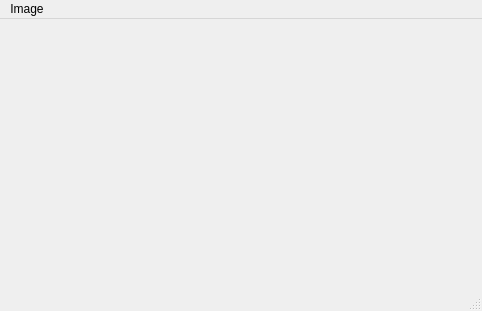
<?xml version="1.0" encoding="UTF-8"?>
<ui version="4.0">
 <class>graphicsForm</class>
 <widget class="QMainWindow" name="graphicsForm">
  <property name="windowModality">
   <enum>Qt::NonModal</enum>
  </property>
  <property name="geometry">
   <rect>
    <x>0</x>
    <y>0</y>
    <width>482</width>
    <height>311</height>
   </rect>
  </property>
  <property name="minimumSize">
   <size>
    <width>1</width>
    <height>1</height>
   </size>
  </property>
  <property name="cursor">
   <cursorShape>CrossCursor</cursorShape>
  </property>
  <property name="windowTitle">
   <string>MainWindow</string>
  </property>
  <widget class="QWidget" name="centralwidget"/>
  <widget class="QMenuBar" name="menubar">
   <property name="geometry">
    <rect>
     <x>0</x>
     <y>0</y>
     <width>482</width>
     <height>21</height>
    </rect>
   </property>
   <widget class="QMenu" name="menuImage">
    <property name="title">
     <string>Image</string>
    </property>
    <addaction name="actionExit_2"/>
   </widget>
   <addaction name="menuImage"/>
  </widget>
  <widget class="QStatusBar" name="statusBar"/>
  <action name="actionExit">
   <property name="icon">
    <iconset>
     <normaloff>:/menu/images/window_suppressed.png</normaloff>:/menu/images/window_suppressed.png</iconset>
   </property>
   <property name="text">
    <string>Exit</string>
   </property>
  </action>
  <action name="actionExit_2">
   <property name="text">
    <string>Close</string>
   </property>
  </action>
 </widget>
 <resources/>
 <connections>
  <connection>
   <sender>actionExit_2</sender>
   <signal>triggered()</signal>
   <receiver>graphicsForm</receiver>
   <slot>close()</slot>
   <hints>
    <hint type="sourcelabel">
     <x>-1</x>
     <y>-1</y>
    </hint>
    <hint type="destinationlabel">
     <x>240</x>
     <y>155</y>
    </hint>
   </hints>
  </connection>
 </connections>
</ui>
